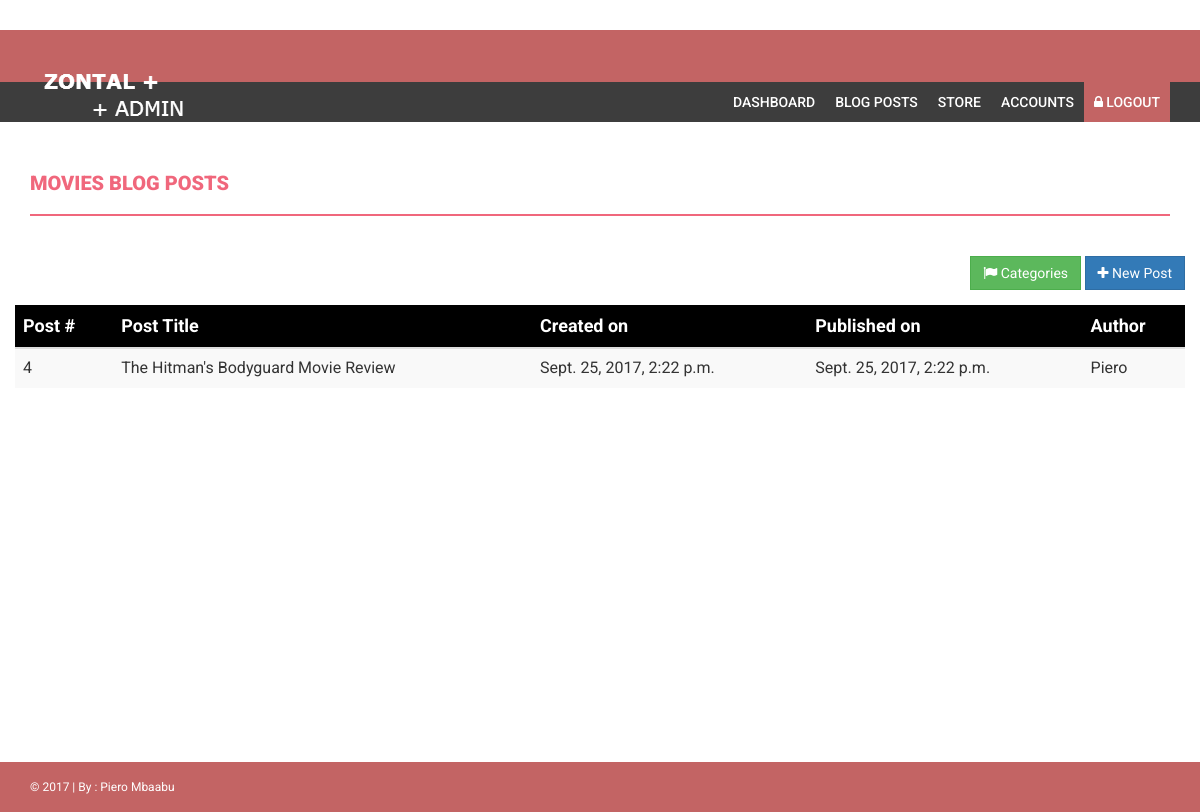
Before: /blog/category/3/ (signed in) with the older database file.
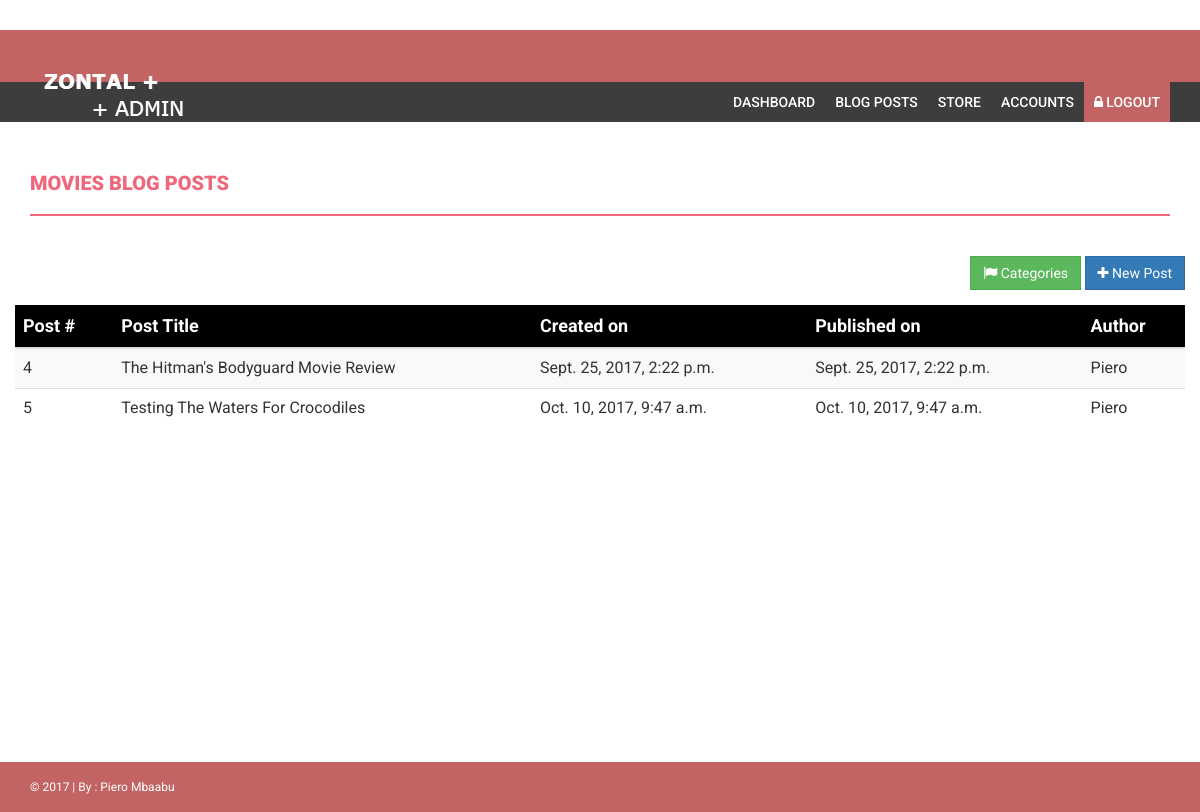
After: the same page with the newer database file.
### blog/models.py (models this page shows, shortened)
class Post(models.Model):
	category = models.ForeignKey(Categorie, on_delete=models.CASCADE)
	post_title = models.CharField(max_length=200)
	post_content = models.TextField()
	featured_img = models.ImageField(upload_to='posts')
	author = models.ForeignKey('auth.User')
	created_on = models.DateTimeField(auto_now_add=True)
	published_on = models.DateTimeField(auto_now_add=False, null=True)

### blog/views.py (the view)
# urls.py: url(r'^category/(?P<category_id>\d+)/$', views.blog_category_details, name='category_details'),
@login_required(login_url='login')
def blog_category_details(request, category_id):
	category = get_object_or_404(Categorie, pk=category_id)
	context = {
		'category' : category,
	}
	return render(request, "dashboard/category.html", context)

### dashboard/templates/dashboard/category.html (shortened to what this page needs)
{% extends "dashboard/base.html" %}
{% block pagetitle %}{{ category.category_name }} Blog Posts{% endblock %}
{% block content %}
<div class="row">
	<div class="action-btns">
			<a href="{% url 'blog:blog_categories' %}" class="btn btn-success"><i class="fa fa-flag"></i> Categories</a>
			<button class="btn btn-primary"><i class="fa fa-plus"></i> New Post</button>
	</div>
	<div class="table-responsive">
		<table class="table table-striped">
			<thead>
				<th>Post #</th>
				<th>Post Title</th>
				<th>Created on</th>
				<th>Published on</th>
				<th>Author</th>
			</thead>
			<tbody>
				{% for post in category.post_set.all %}
				<tr>
					<td>{{ post.pk }}</td>
					<td>{{ post.post_title }}</td>
					<td>{{ post.created_on }}</td>
					<td>{{ post.published_on }}</td>
					<td>{{ post.author }}</td>
				</tr>
				{% endfor %}
			</tbody>
		</table>
	</div>
</div>
{% endblock %}

Changed rows visible on the page:
added Post: pk "5", post_title "Testing The Waters For Crocodiles", created_on "Oct. 10, 2017, 9:47 a.m.", published_on "Oct. 10, 2017, 9:47 a.m.", author "Piero"
